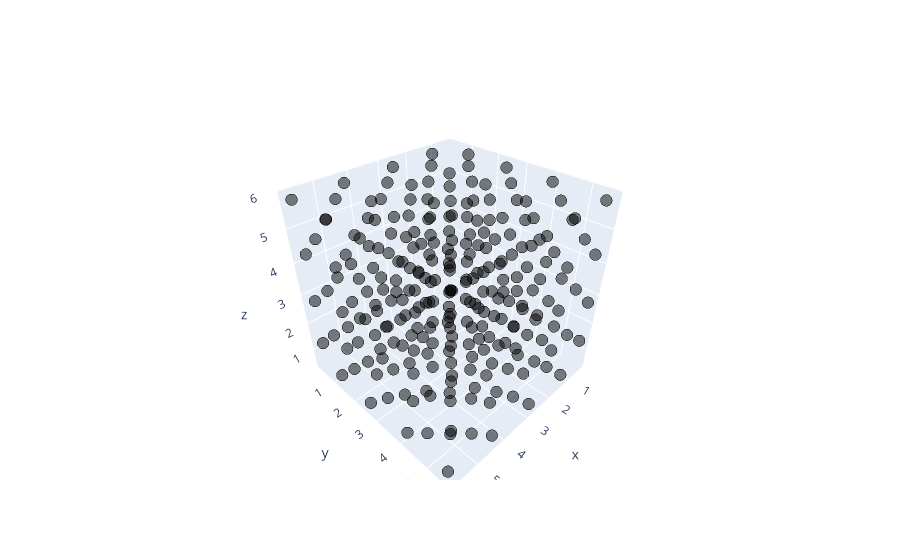

The cell this chart's notebook holds for it:
### Code cell
step = 1000
latt_x = positions[step][:,0]
latt_y = positions[step][:,1]
latt_z = positions[step][:,2]
trace = go.Scatter3d(x = latt_x, y = latt_y, z=latt_z, mode = 'markers',
                    marker = dict(size = 4, color = 'rgba(0, 0, 0, .5)',
                    line = dict(width = 2, color = 'rgb(0, 0, 0)')),
)

iplot([trace], show_link=False)

### Figure 1 — Plotly figure (JSON) as saved in the notebook; plotly's stock layout.template omitted (floating-point values rounded to 4 significant figures; data arrays with more than 128 entries replaced by an {"elided": "..."} marker saying what was removed)
{"data": [{"marker": {"color": "rgba(0, 0, 0, .5)", "line": {"color": "rgb(0, 0, 0)", "width": 2}, "size": 4}, "mode": "markers", "type": "scatter3d", "x": {"elided": "256 float values"}, "y": {"elided": "256 float values"}, "z": {"elided": "256 float values"}}], "layout": {}}
